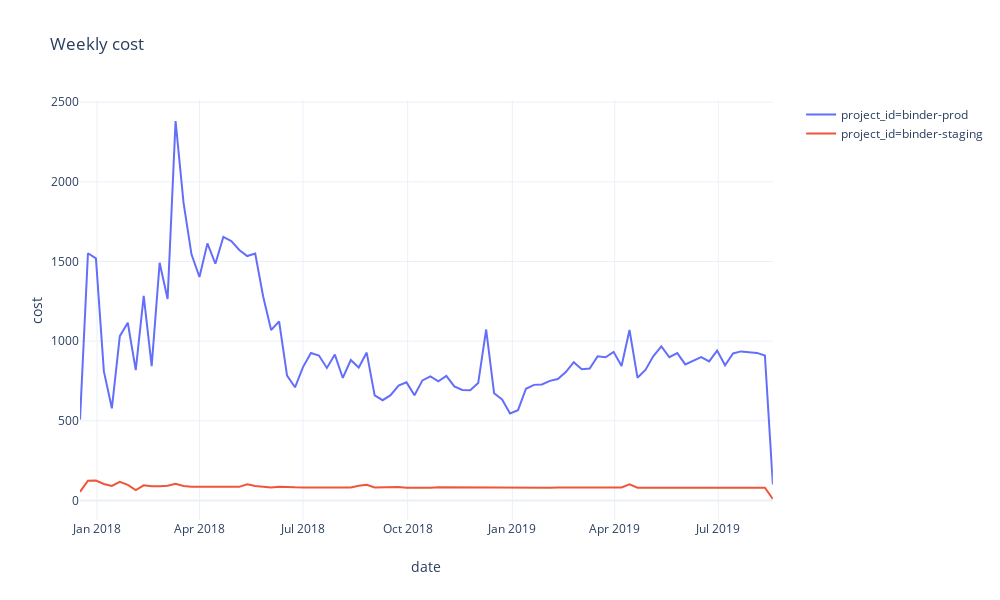

The cell this chart's notebook holds for it:
### Markdown cell above
# Costs by week

### Code cell
pe.line(weekly_costs, x='date', y='cost', color='project_id',
        width=width, template=template, title="Weekly cost")
